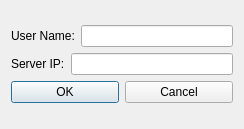
<?xml version="1.0" encoding="UTF-8"?>
<ui version="4.0">
 <class>LoginDialog</class>
 <widget class="QDialog" name="LoginDialog">
  <property name="geometry">
   <rect>
    <x>0</x>
    <y>0</y>
    <width>244</width>
    <height>129</height>
   </rect>
  </property>
  <property name="windowTitle">
   <string>Login</string>
  </property>
  <layout class="QGridLayout" name="gridLayout">
   <item row="0" column="0">
    <layout class="QVBoxLayout" name="verticalLayout">
     <item>
      <layout class="QHBoxLayout" name="horizontalLayout">
       <item>
        <widget class="QLabel" name="label">
         <property name="text">
          <string>User Name:</string>
         </property>
        </widget>
       </item>
       <item>
        <widget class="QLineEdit" name="nameEdit"/>
       </item>
      </layout>
     </item>
     <item>
      <layout class="QHBoxLayout" name="horizontalLayout_2">
       <item>
        <widget class="QLabel" name="label_2">
         <property name="text">
          <string>Server IP:</string>
         </property>
        </widget>
       </item>
       <item>
        <widget class="QLineEdit" name="ipEdit"/>
       </item>
      </layout>
     </item>
     <item>
      <layout class="QHBoxLayout" name="horizontalLayout_3">
       <item>
        <widget class="QPushButton" name="ok">
         <property name="text">
          <string>OK</string>
         </property>
        </widget>
       </item>
       <item>
        <widget class="QPushButton" name="cancel">
         <property name="text">
          <string>Cancel</string>
         </property>
        </widget>
       </item>
      </layout>
     </item>
    </layout>
   </item>
  </layout>
 </widget>
 <resources/>
 <connections/>
</ui>
